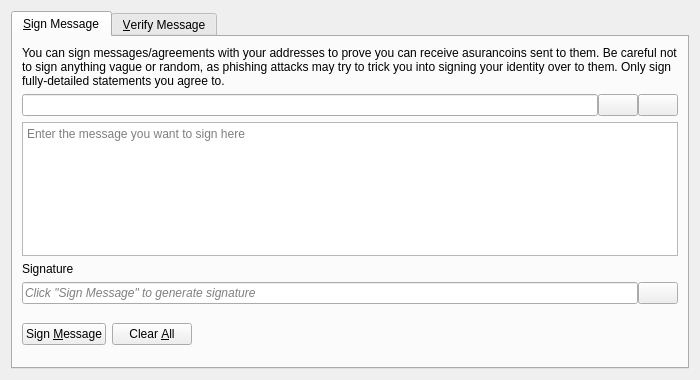
<?xml version="1.0" encoding="UTF-8"?>
<ui version="4.0">
 <class>SignVerifyMessageDialog</class>
 <widget class="QDialog" name="SignVerifyMessageDialog">
  <property name="geometry">
   <rect>
    <x>0</x>
    <y>0</y>
    <width>700</width>
    <height>380</height>
   </rect>
  </property>
  <property name="windowTitle">
   <string>Signatures - Sign / Verify a Message</string>
  </property>
  <property name="modal">
   <bool>true</bool>
  </property>
  <layout class="QVBoxLayout" name="verticalLayout">
   <item>
    <widget class="QTabWidget" name="tabWidget">
     <property name="currentIndex">
      <number>0</number>
     </property>
     <widget class="QWidget" name="tabSignMessage">
      <attribute name="title">
       <string>&amp;Sign Message</string>
      </attribute>
      <layout class="QVBoxLayout" name="verticalLayout_SM">
       <item>
        <widget class="QLabel" name="infoLabel_SM">
         <property name="text">
          <string>You can sign messages/agreements with your addresses to prove you can receive asurancoins sent to them. Be careful not to sign anything vague or random, as phishing attacks may try to trick you into signing your identity over to them. Only sign fully-detailed statements you agree to.</string>
         </property>
         <property name="textFormat">
          <enum>Qt::PlainText</enum>
         </property>
         <property name="wordWrap">
          <bool>true</bool>
         </property>
        </widget>
       </item>
       <item>
        <layout class="QHBoxLayout" name="horizontalLayout_1_SM">
         <property name="spacing">
          <number>0</number>
         </property>
         <item>
          <widget class="QValidatedLineEdit" name="addressIn_SM">
           <property name="toolTip">
            <string>The Asurancoin address to sign the message with</string>
           </property>
          </widget>
         </item>
         <item>
          <widget class="QPushButton" name="addressBookButton_SM">
           <property name="toolTip">
            <string>Choose previously used address</string>
           </property>
           <property name="text">
            <string/>
           </property>
           <property name="icon">
            <iconset resource="../bitcoin.qrc">
             <normaloff>:/icons/address-book</normaloff>:/icons/address-book</iconset>
           </property>
           <property name="shortcut">
            <string>Alt+A</string>
           </property>
           <property name="autoDefault">
            <bool>false</bool>
           </property>
          </widget>
         </item>
         <item>
          <widget class="QPushButton" name="pasteButton_SM">
           <property name="toolTip">
            <string>Paste address from clipboard</string>
           </property>
           <property name="text">
            <string/>
           </property>
           <property name="icon">
            <iconset resource="../bitcoin.qrc">
             <normaloff>:/icons/editpaste</normaloff>:/icons/editpaste</iconset>
           </property>
           <property name="shortcut">
            <string>Alt+P</string>
           </property>
           <property name="autoDefault">
            <bool>false</bool>
           </property>
          </widget>
         </item>
        </layout>
       </item>
       <item>
        <widget class="QPlainTextEdit" name="messageIn_SM">
         <property name="toolTip">
          <string>Enter the message you want to sign here</string>
         </property>
         <property name="placeholderText">
          <string>Enter the message you want to sign here</string>
         </property>
        </widget>
       </item>
       <item>
        <widget class="QLabel" name="signatureLabel_SM">
         <property name="text">
          <string>Signature</string>
         </property>
         <property name="textFormat">
          <enum>Qt::PlainText</enum>
         </property>
        </widget>
       </item>
       <item>
        <layout class="QHBoxLayout" name="horizontalLayout_2_SM">
         <property name="spacing">
          <number>0</number>
         </property>
         <item>
          <widget class="QLineEdit" name="signatureOut_SM">
           <property name="placeholderText">
            <string>Click "Sign Message" to generate signature</string>
           </property>
           <property name="font">
            <font>
             <italic>true</italic>
            </font>
           </property>
           <property name="readOnly">
            <bool>true</bool>
           </property>
          </widget>
         </item>
         <item>
          <widget class="QPushButton" name="copySignatureButton_SM">
           <property name="toolTip">
            <string>Copy the current signature to the system clipboard</string>
           </property>
           <property name="text">
            <string/>
           </property>
           <property name="icon">
            <iconset resource="../bitcoin.qrc">
             <normaloff>:/icons/editcopy</normaloff>:/icons/editcopy</iconset>
           </property>
           <property name="autoDefault">
            <bool>false</bool>
           </property>
          </widget>
         </item>
        </layout>
       </item>
       <item>
        <layout class="QHBoxLayout" name="horizontalLayout_3_SM">
         <item>
          <widget class="QPushButton" name="signMessageButton_SM">
           <property name="toolTip">
            <string>Sign the message to prove you own this Asurancoin address</string>
           </property>
           <property name="text">
            <string>Sign &amp;Message</string>
           </property>
           <property name="icon">
            <iconset resource="../bitcoin.qrc">
             <normaloff>:/icons/edit</normaloff>:/icons/edit</iconset>
           </property>
           <property name="autoDefault">
            <bool>false</bool>
           </property>
          </widget>
         </item>
         <item>
          <widget class="QPushButton" name="clearButton_SM">
           <property name="toolTip">
            <string>Reset all sign message fields</string>
           </property>
           <property name="text">
            <string>Clear &amp;All</string>
           </property>
           <property name="icon">
            <iconset resource="../bitcoin.qrc">
             <normaloff>:/icons/remove</normaloff>:/icons/remove</iconset>
           </property>
           <property name="autoDefault">
            <bool>false</bool>
           </property>
          </widget>
         </item>
         <item>
          <spacer name="horizontalSpacer_1_SM">
           <property name="orientation">
            <enum>Qt::Horizontal</enum>
           </property>
           <property name="sizeHint" stdset="0">
            <size>
             <width>40</width>
             <height>48</height>
            </size>
           </property>
          </spacer>
         </item>
         <item>
          <widget class="QLabel" name="statusLabel_SM">
           <property name="font">
            <font>
             <weight>75</weight>
             <bold>true</bold>
            </font>
           </property>
           <property name="text">
            <string/>
           </property>
           <property name="wordWrap">
            <bool>true</bool>
           </property>
          </widget>
         </item>
         <item>
          <spacer name="horizontalSpacer_2_SM">
           <property name="orientation">
            <enum>Qt::Horizontal</enum>
           </property>
           <property name="sizeHint" stdset="0">
            <size>
             <width>40</width>
             <height>48</height>
            </size>
           </property>
          </spacer>
         </item>
        </layout>
       </item>
      </layout>
     </widget>
     <widget class="QWidget" name="tabVerifyMessage">
      <attribute name="title">
       <string>&amp;Verify Message</string>
      </attribute>
      <layout class="QVBoxLayout" name="verticalLayout_VM">
       <item>
        <widget class="QLabel" name="infoLabel_VM">
         <property name="text">
          <string>Enter the receiver's address, message (ensure you copy line breaks, spaces, tabs, etc. exactly) and signature below to verify the message. Be careful not to read more into the signature than what is in the signed message itself, to avoid being tricked by a man-in-the-middle attack. Note that this only proves the signing party receives with the address, it cannot prove sendership of any transaction!</string>
         </property>
         <property name="textFormat">
          <enum>Qt::PlainText</enum>
         </property>
         <property name="alignment">
          <set>Qt::AlignLeading|Qt::AlignLeft|Qt::AlignTop</set>
         </property>
         <property name="wordWrap">
          <bool>true</bool>
         </property>
        </widget>
       </item>
       <item>
        <layout class="QHBoxLayout" name="horizontalLayout_1_VM">
         <property name="spacing">
          <number>0</number>
         </property>
         <item>
          <widget class="QValidatedLineEdit" name="addressIn_VM">
           <property name="toolTip">
            <string>The Asurancoin address the message was signed with</string>
           </property>
          </widget>
         </item>
         <item>
          <widget class="QPushButton" name="addressBookButton_VM">
           <property name="toolTip">
            <string>Choose previously used address</string>
           </property>
           <property name="text">
            <string/>
           </property>
           <property name="icon">
            <iconset resource="../bitcoin.qrc">
             <normaloff>:/icons/address-book</normaloff>:/icons/address-book</iconset>
           </property>
           <property name="shortcut">
            <string>Alt+A</string>
           </property>
           <property name="autoDefault">
            <bool>false</bool>
           </property>
          </widget>
         </item>
        </layout>
       </item>
       <item>
        <widget class="QPlainTextEdit" name="messageIn_VM">
          <property name="toolTip">
            <string>The signed message to verify</string>
          </property>
          <property name="placeholderText">
            <string>The signed message to verify</string>
          </property>
        </widget>
       </item>
       <item>
        <widget class="QValidatedLineEdit" name="signatureIn_VM">
          <property name="toolTip">
            <string>The signature given when the message was signed</string>
          </property>
          <property name="placeholderText">
            <string>The signature given when the message was signed</string>
          </property>
        </widget>
       </item>
       <item>
        <layout class="QHBoxLayout" name="horizontalLayout_2_VM">
         <item>
          <widget class="QPushButton" name="verifyMessageButton_VM">
           <property name="toolTip">
            <string>Verify the message to ensure it was signed with the specified Asurancoin address</string>
           </property>
           <property name="text">
            <string>Verify &amp;Message</string>
           </property>
           <property name="icon">
            <iconset resource="../bitcoin.qrc">
             <normaloff>:/icons/transaction_0</normaloff>:/icons/transaction_0</iconset>
           </property>
           <property name="autoDefault">
            <bool>false</bool>
           </property>
          </widget>
         </item>
         <item>
          <widget class="QPushButton" name="clearButton_VM">
           <property name="toolTip">
            <string>Reset all verify message fields</string>
           </property>
           <property name="text">
            <string>Clear &amp;All</string>
           </property>
           <property name="icon">
            <iconset resource="../bitcoin.qrc">
             <normaloff>:/icons/remove</normaloff>:/icons/remove</iconset>
           </property>
           <property name="autoDefault">
            <bool>false</bool>
           </property>
          </widget>
         </item>
         <item>
          <spacer name="horizontalSpacer_1_VM">
           <property name="orientation">
            <enum>Qt::Horizontal</enum>
           </property>
           <property name="sizeHint" stdset="0">
            <size>
             <width>40</width>
             <height>48</height>
            </size>
           </property>
          </spacer>
         </item>
         <item>
          <widget class="QLabel" name="statusLabel_VM">
           <property name="font">
            <font>
             <weight>75</weight>
             <bold>true</bold>
            </font>
           </property>
           <property name="text">
            <string/>
           </property>
           <property name="wordWrap">
            <bool>true</bool>
           </property>
          </widget>
         </item>
         <item>
          <spacer name="horizontalSpacer_2_VM">
           <property name="orientation">
            <enum>Qt::Horizontal</enum>
           </property>
           <property name="sizeHint" stdset="0">
            <size>
             <width>40</width>
             <height>48</height>
            </size>
           </property>
          </spacer>
         </item>
        </layout>
       </item>
      </layout>
     </widget>
    </widget>
   </item>
  </layout>
 </widget>
 <customwidgets>
  <customwidget>
   <class>QValidatedLineEdit</class>
   <extends>QLineEdit</extends>
   <header>qt/qvalidatedlineedit.h</header>
  </customwidget>
 </customwidgets>
 <resources>
  <include location="../bitcoin.qrc"/>
 </resources>
 <connections/>
</ui>
